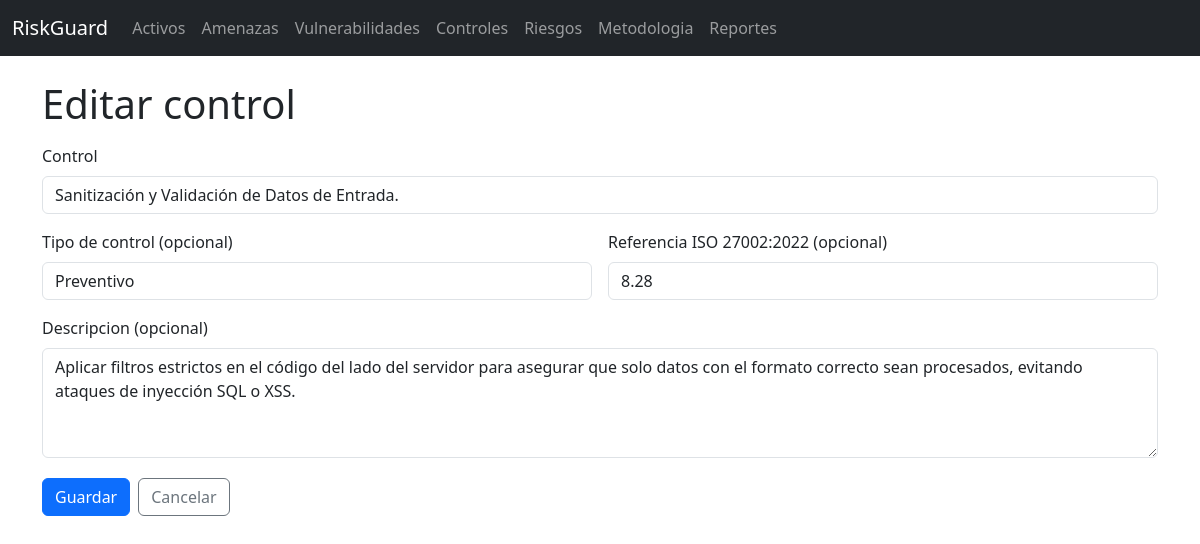
The app's page /controls/2/edit with its own data.
### models.py (models this page shows)
class Control(db.Model):
    id = db.Column(db.Integer, primary_key=True)
    name = db.Column(db.String(160), nullable=False)
    iso_reference = db.Column(db.String(120), nullable=True)
    control_type = db.Column(db.String(40), nullable=True)
    description = db.Column(db.Text)

### app.py (the view)
    @app.route("/controls/<int:item_id>/edit", methods=["GET", "POST"])
    def controls_edit(item_id: int):
        item = Control.query.get_or_404(item_id)
        form = ControlForm(obj=item)
        if form.validate_on_submit():
            form.populate_obj(item)
            db.session.commit()
            flash("Control actualizado", "success")
            return redirect(url_for("controls_list"))
        return render_template("controls/form.html", form=form, title="Editar control")

### forms.py
class ControlForm(FlaskForm):
    name = StringField("Control", validators=[DataRequired(), Length(max=160)])
    iso_reference = StringField("Referencia ISO 27002:2022 (opcional)", validators=[Optional(), Length(max=120)])
    control_type = SelectField("Tipo de control (opcional)", choices=CONTROL_TYPES, validators=[Optional()])
    description = TextAreaField("Descripcion (opcional)", validators=[Optional()])
    submit = SubmitField("Guardar")

### templates/controls/form.html (shortened to what this page needs)
{% extends 'base.html' %}
{% from '_formhelpers.html' import render_field, render_textarea %}
{% block content %}
<h1 class="mb-3">{{ title }}</h1>
<form method="post">
  <div class="row g-3">
    <div class="col-12">
      {{ render_field(form.name) }}
    </div>
    <div class="col-12 col-md-6">
      {{ render_field(form.control_type) }}
    </div>
    <div class="col-12 col-md-6">
      {{ render_field(form.iso_reference) }}
    </div>
    <div class="col-12">
      {{ render_textarea(form.description) }}
    </div>
    <div class="col-12 d-flex gap-2">
      <button class="btn btn-primary" type="submit">Guardar</button>
      <a class="btn btn-outline-secondary" href="{{ url_for('controls_list') }}">Cancelar</a>
    </div>
  </div>
</form>
{% endblock %}

### templates/_formhelpers.html (shortened to what this page needs)
{% macro render_field(field) -%}
  <label class="form-label">{{ field.label.text }}</label>
  {{ field(class_='form-control') }}
{%- endmacro %}
{% macro render_textarea(field) -%}
  <label class="form-label">{{ field.label.text }}</label>
  {{ field(class_='form-control', rows=4) }}
{%- endmacro %}

### records on screen
Control: name "Sanitización y Validación de Datos de Entrada.", control_type "Preventivo", iso_reference "8.28", description "Aplicar filtros estrictos en el código del lado del servidor para asegurar que solo datos con el formato correcto sean procesados, evitando ataques de inyección SQL o XSS."

### other values on screen
{{ title }} "Editar control"
{{ field.label.text }} "Control Tipo de control (opcional) Referencia ISO 27002:2022 (opcional)"
{{ field.label.text }} "Descripcion (opcional)"
